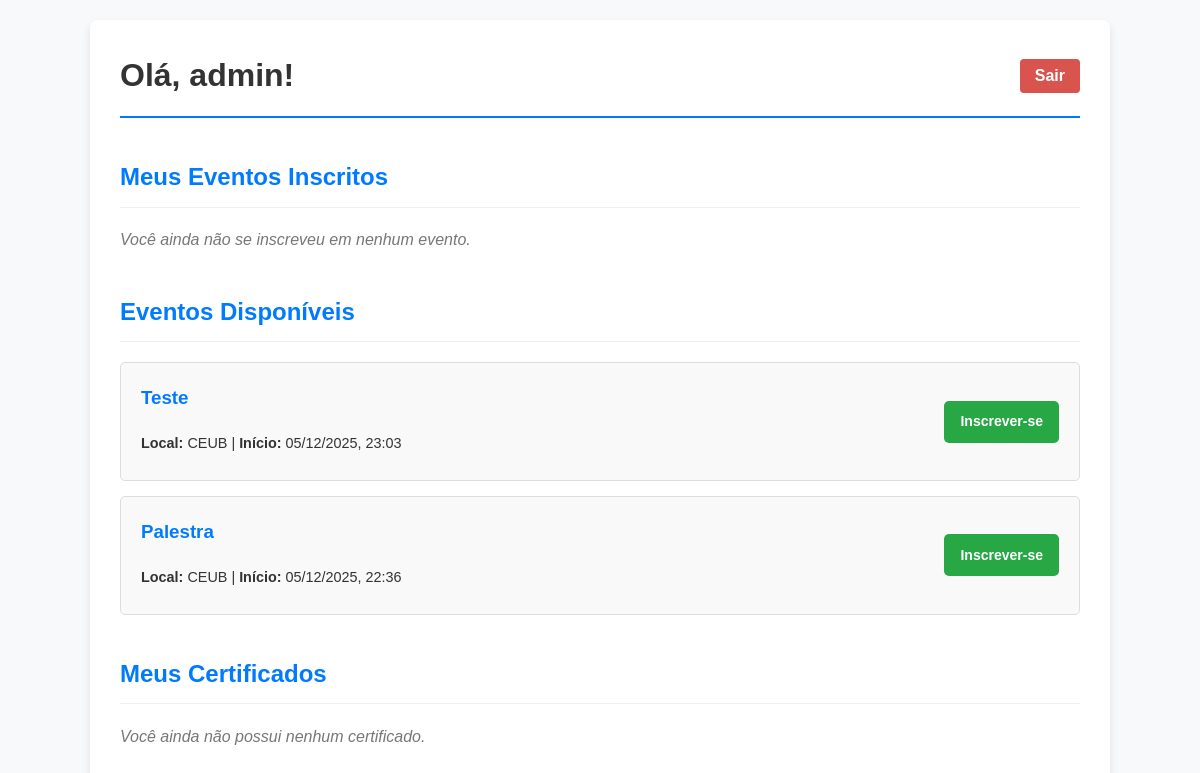
The page /dashboard/participante/ (signed in) on the database its author committed.
### sgea_app/models.py (models this page shows, shortened)
class Usuario(AbstractUser):
    PERFIL_CHOICES = (
        ('aluno', 'Aluno'),
        ('professor', 'Professor'),
        ('organizador', 'Organizador'),
    )
    telefone = models.CharField(max_length=15, blank=True, null=True, help_text="Telefone de contato do usuário.")
    instituicao_ensino = models.CharField(max_length=255, blank=True, null=True, help_text="Instituição de ensino (obrigatório para alunos e professores).")
    perfil = models.CharField(max_length=15, choices=PERFIL_CHOICES, default='aluno', help_text="Perfil do usuário no sistema.")
    class Meta:
        db_table = "usuario"
        verbose_name = "Usuário"
        verbose_name_plural = "Usuários"

class Evento(models.Model):
    TIPO_EVENTO_CHOICES = (
        ('seminario', 'Seminário'),
        ('palestra', 'Palestra'),
        ('congresso', 'Congresso'),
        ('workshop', 'Workshop'),
        ('outro', 'Outro'),
    )
    nome = models.CharField(max_length=200, help_text="Nome ou título do evento.")
    tipo_evento = models.CharField(max_length=50, choices=TIPO_EVENTO_CHOICES, help_text="Tipo do evento (ex: seminário, palestra).")
    data_inicio = models.DateTimeField(help_text="Data e hora de início do evento.")
    data_fim = models.DateTimeField(help_text="Data e hora de término do evento.")
    local = models.CharField(max_length=255, help_text="Local onde o evento ocorrerá.")
    quantidade_participantes = models.PositiveIntegerField(
        default=0,
        validators=[MinValueValidator(0)],
        help_text="Número máximo de participantes permitidos.")
    banner = models.ImageField(
        upload_to='eventos/banners/',
        blank=True,
        null=True,
        help_text="Imagem promocional do evento (apenas .jpg, .png, .jpeg).",
        validators=[FileExtensionValidator(allowed_extensions=['jpg', 'jpeg', 'png'])]
    )
    organizador = models.ForeignKey(
        settings.AUTH_USER_MODEL,
        on_delete=models.SET_NULL,
        null=True,
        related_name='eventos_organizados',
        limit_choices_to={'perfil': 'organizador'},
        help_text="Organizador responsável pelo evento."
    )
    participantes = models.ManyToManyField(
        settings.AUTH_USER_MODEL,
        through='Inscricao',
        related_name='eventos_inscritos',
        blank=True
    )
    professor_responsavel = models.ForeignKey(
        settings.AUTH_USER_MODEL,
        on_delete=models.SET_NULL,
        null=True,
        related_name='eventos_responsavel',
        limit_choices_to={'perfil': 'professor'},
        help_text="Professor responsável pelo evento."
    )
    data_criacao = models.DateTimeField(auto_now_add=True)
    data_atualizacao = models.DateTimeField(auto_now=True)
    class Meta:
        db_table = "evento"
        ordering = ["-data_inicio", "nome"]
        verbose_name = "Evento"
        verbose_name_plural = "Eventos"

### sgea_app/views.py (the view)
# urls.py: path('dashboard/participante/', views.participantes_dashboard, name='participantes_dashboard'),
@login_required
def participantes_dashboard(request):
    inscricoes_pendentes = Inscricao.objects.filter(
        usuario=request.user,
        presenca=True,
        certificado__isnull=True,
        evento__data_fim__lt=timezone.now()  # Apenas eventos passados
    )
    for inscricao in inscricoes_pendentes:
        verificar_e_gerar_certificado(inscricao)
    eventos_inscritos = Evento.objects.filter(participantes=request.user)
    eventos_disponiveis = Evento.objects.exclude(participantes=request.user)
    eventos_responsavel = []
    if request.user.perfil == 'professor':
        eventos_responsavel = Evento.objects.filter(professor_responsavel=request.user)
    certificados_obtidos = Certificado.objects.filter(inscricao__usuario=request.user).select_related(
        'inscricao__evento')
    context = {
        'eventos_inscritos': eventos_inscritos,
        'eventos_disponiveis': eventos_disponiveis,
        'certificados_obtidos': certificados_obtidos,
        'eventos_responsavel': eventos_responsavel,
    }
    return render(request, 'sgea_app/dashboard/participantes_dashboard.html', context)

### sgea_app/templates/sgea_app/dashboard/participantes_dashboard.html (shortened to what this page needs)
<!DOCTYPE html>
<html lang="pt-br">
<head>
</head>
<body>
    <div class="container">
        <div class="header">
            <h1>Olá, {{ user.first_name|default:user.username }}!</h1>
            <form action="{% url 'logout' %}" method="post" class="logout-form">
                <button type="submit">Sair</button>
            </form>
        </div>
        <h2>Meus Eventos Inscritos</h2>
        {% if eventos_inscritos %}
            <ul class="event-list">
                {% for evento in eventos_inscritos %}
                    <li class="event-item">
                        <div class="event-details">
                            <h3>{{ evento.nome }}</h3>
                            <p><strong>Local:</strong> {{ evento.local }} | <strong>Início:</strong> {{ evento.data_inicio|date:"d/m/Y, H:i" }} |
                            <strong>Término:</strong> {{ evento.data_fim|date:"d/m/Y, H:i" }} </p>
                        </div>
                        <div class="event-actions">
                            <a href="{% url 'detalhes_evento' evento.pk %}" class="btn btn-primary">Detalhes</a>
                            <form action="{% url 'cancelar_inscricao' evento.pk %}" method="post" style="margin: 0;">
                                {% csrf_token %}
                                <button type="submit" class="btn btn-danger">Cancelar Inscrição</button>
                            </form>
                        </div>
                    </li>
                {% endfor %}
            </ul>
        {% else %}
            <p class="no-events">Você ainda não se inscreveu em nenhum evento.</p>
        {% endif %}
        <h2>Eventos Disponíveis</h2>
        {% if eventos_disponiveis %}
            <ul class="event-list">
                {% for evento in eventos_disponiveis %}
                    <li class="event-item">
                        <div class="event-details">
                            <h3><a href="{% url 'detalhes_evento' evento.pk %}" style="text-decoration: none; color: #007bff;">{{ evento.nome }}</a></h3>
                            <p><strong>Local:</strong> {{ evento.local }} | <strong>Início:</strong> {{ evento.data_inicio|date:"d/m/Y, H:i" }}</p>
                        </div>
                        <div class="event-actions">
                            <form action="{% url 'inscrever_evento' evento.pk %}" method="post">
                                <button type="submit" class="btn btn-success">Inscrever-se</button>
                            </form>
                        </div>
                    </li>
                {% endfor %}
            </ul>
        {% else %}
            <p class="no-events">Não há eventos disponíveis no momento.</p>
        {% endif %}
        <h2>Meus Certificados</h2>
        {% if certificados_obtidos %}
            <table class="table">
                <thead>
                    <tr>
                        <th>Evento</th>
                        <th>Data de Emissão</th>
                        <th>Código de Validação</th>
                    </tr>
                </thead>
                <tbody>
                    {% for certificado in certificados_obtidos %}
                    <tr>
                        <td>{{ certificado.inscricao.evento.nome }}</td>
                        <td>{{ certificado.data_emissao|date:"d/m/Y" }}</td>
                        <td><strong>{{ certificado.codigo_validacao }}</strong></td>
                    </tr>
                    {% endfor %}
                </tbody>
            </table>
        {% else %}
            <p class="no-certificates">Você ainda não possui nenhum certificado.</p>
        {% endif %}
    </div>
</body>
</html>

### sgea_app/templates/sgea_app/dashboard/participantes_dashboard.html (style rules this page uses)
body { font-family: Arial, sans-serif; background-color: #f8f9fa; color: #333; line-height: 1.6; margin: 0; padding: 20px; }
.container { max-width: 960px; margin: auto; background: #fff; padding: 30px; border-radius: 8px; box-shadow: 0 4px 8px rgba(0,0,0,0.1); }
.header { display: flex; justify-content: space-between; align-items: center; border-bottom: 2px solid #007bff; padding-bottom: 15px; margin-bottom: 25px; }
.header h1 { margin: 0; }
.header .logout-form button { background-color: #d9534f; color: white; padding: 8px 15px; border: none; border-radius: 4px; font-weight: bold; cursor: pointer; font-size: 16px; }
h2 { color: #007bff; border-bottom: 1px solid #eee; padding-bottom: 10px; margin-top: 40px; }
.event-list { list-style: none; padding: 0; }
.event-item { background: #f9f9f9; border: 1px solid #ddd; border-radius: 5px; padding: 20px; margin-bottom: 15px; display: flex; justify-content: space-between; align-items: center; }
.event-details h3 { margin-top: 0; color: #555; }
.event-details p { margin: 5px 0; font-size: 0.9em; }
.event-actions { display: flex; gap: 10px; align-items: center; }
.event-actions form { margin: 0; display: flex; }
.event-actions .btn { border: 1px solid transparent; padding: 10px 15px; border-radius: 5px; color: white; font-weight: bold; cursor: pointer; text-decoration: none; font-size: 14px; line-height: 1.5; display: inline-flex; align-items: center; justify-content: center; height: 42px; box-sizing: border-box; }
.btn-success { background-color: #28a745; }
.no-events, .no-certificates { color: #777; font-style: italic; }

### rows shown on the page
Usuario: first_name "admin"
Evento: nome "Teste", local "CEUB", data_inicio "05/12/2025, 23:03"
Evento: nome "Palestra", local "CEUB", data_inicio "05/12/2025, 22:36"
